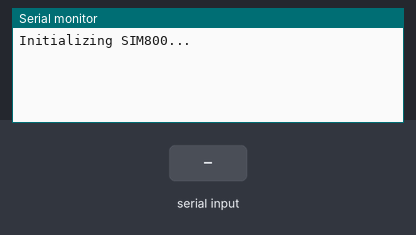
Bench run of a sketch on a simulated Arduino Uno, built with avr-gcc and run on an emulated ATmega328P. Parts: the last lines printed to the serial monitor. Inputs (shaded band) come from the test bench. The modem accepts every AT command (registered, SIM ready, sends succeed) and sends nothing else.

Above: at 18.7 s.
18.8 s: "+HTTPACTION:" received over the second serial link
At 20.5 s:
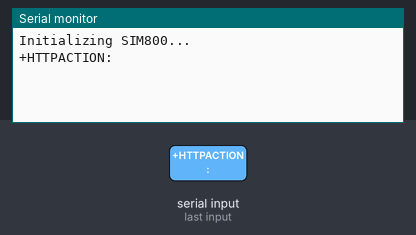
21.0 s: "1" received over the second serial link
At 23.0 s:
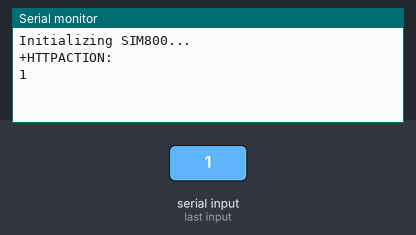

The sketch:

firebase_v2_2.ino
```cpp
#include <SoftwareSerial.h>

#define rxPin 2
#define txPin 3
SoftwareSerial SIM800(rxPin, txPin);

const String APN = "internet";
const String USER = "";
const String PASS = "";

const String FIREBASE_HOST = "https://deneme-744b8-default-rtdb.europe-west1.firebasedatabase.app/";
const String FIREBASE_SECRET = "upzBi8Yn1CgKyOOVvbdIJbS7QHliGw3H8s7rJ5Ji";
const String FIREBASE_KEY = "my_firebase_key";  // Sabit anahtar

#define USE_SSL true
#define DELAY_MS 500

void init_gsm();
void gprs_connect();
boolean gprs_disconnect();
boolean is_gprs_connected();
void post_to_firebase(float temperature, float humidity);
boolean waitResponse(String expected_answer = "OK", unsigned int timeout = 2000);

void setup() {
  Serial.begin(9600);
  SIM800.begin(9600);
  Serial.println("Initializing SIM800...");
  init_gsm();
}

void loop() {
  // Sabit anahtarın altına rastgele değerler eklemek yerine, her seferinde belirli değerleri güncelleyin
  float temperature = 25.5;
  float humidity = 60.0;
  post_to_firebase(temperature, humidity);
  delay(1000);
}

void post_to_firebase(float temperature, float humidity) {
  SIM800.println("AT+HTTPINIT");
  waitResponse();
  delay(DELAY_MS);
  if (USE_SSL) {
    SIM800.println("AT+HTTPSSL=1");
    waitResponse();
    delay(DELAY_MS);
  }
  SIM800.println("AT+HTTPPARA=\"CID\",1");
  waitResponse();
  delay(DELAY_MS);

  // Firebase anahtarını ve verileri gönderin
  String data = "{\"temperature\":" + String(temperature) + ",\"humidity\":" + String(humidity) + "}";
  SIM800.println("AT+HTTPPARA=\"URL\"," + FIREBASE_HOST + FIREBASE_KEY + ".json?auth=" + FIREBASE_SECRET);
  waitResponse();
  delay(DELAY_MS);
  SIM800.println("AT+HTTPPARA=\"REDIR\",1");
  waitResponse();
  delay(DELAY_MS);
  SIM800.println("AT+HTTPPARA=\"CONTENT\",\"application/json\"");
  waitResponse();
  delay(DELAY_MS);
  SIM800.println("AT+HTTPDATA=" + String(data.length()) + ",10000");
  waitResponse("DOWNLOAD");
  SIM800.println(data);
  waitResponse();
  delay(DELAY_MS);
  SIM800.println("AT+HTTPACTION=1");

  for (uint32_t start = millis(); millis() - start < 20000;) {
    while (!SIM800.available());
    String response = SIM800.readString();
    if (response.indexOf("+HTTPACTION:") > 0) {
      Serial.println(response);
      break;
    }
  }
  delay(DELAY_MS);
  SIM800.println("AT+HTTPREAD");

  // Sabit anahtar ve verilerin gönderildiği JSON yapısını oluşturun
  String httpReadResponse = "+HTTPREAD: 31\n{\"name\":\"" + FIREBASE_KEY + "\",\"data\":" + data + "}";
  Serial.println(httpReadResponse);
  SIM800.println("AT+HTTPTERM");

  waitResponse("OK", 1000);
  delay(DELAY_MS);

}

void init_gsm() {
  SIM800.println("AT");
  waitResponse();
  delay(DELAY_MS);
  SIM800.println("AT+CPIN?");
  waitResponse("+CPIN: READY");
  delay(DELAY_MS);
  SIM800.println("AT+CFUN=1");
  waitResponse();
  delay(DELAY_MS);
  SIM800.println("AT+CMEE=2");
  waitResponse();
  delay(DELAY_MS);
  SIM800.println("AT+CBATCHK=1");
  waitResponse();
  delay(DELAY_MS);
  SIM800.println("AT+CREG?");
  waitResponse("+CREG: 0,");
  delay(DELAY_MS);
  SIM800.print("AT+CMGF=1\r");
  waitResponse("OK");
  delay(DELAY_MS);
}

void gprs_connect() {
  SIM800.println("AT+SAPBR=0,1");
  waitResponse("OK", 60000);
  delay(DELAY_MS);
  SIM800.println("AT+SAPBR=3,1,\"Contype\",\"GPRS\"");
  waitResponse();
  delay(DELAY_MS);
  SIM800.println("AT+SAPBR=3,1,\"APN\"," + APN);
  waitResponse();
  delay(DELAY_MS);
  if (USER != "") {
    SIM800.println("AT+SAPBR=3,1,\"USER\"," + USER);
    waitResponse();
    delay(DELAY_MS);
  }
  if (PASS != "") {
    SIM800.println("AT+SAPBR=3,1,\"PASS\"," + PASS);
    waitResponse();
    delay(DELAY_MS);
  }
  SIM800.println("AT+SAPBR=1,1");
  waitResponse("OK", 30000);
  delay(DELAY_MS);
  SIM800.println("AT+SAPBR=2,1");
  waitResponse("OK");
  delay(DELAY_MS);
}

boolean gprs_disconnect() {
  SIM800.println("AT+CGATT=0");
  waitResponse("OK", 60000);
  return true;
}

boolean is_gprs_connected() {
  SIM800.println("AT+CGATT?");
  if (waitResponse("+CGATT: 1", 6000) == 1) {
    return false;
  }
  return true;
}

boolean waitResponse(String expected_answer, unsigned int timeout) {
  uint8_t x = 0, answer = 0;
  String response;
  unsigned long previous;
  while (SIM800.available() > 0) SIM800.read();
  previous = millis();
  do {
    if (SIM800.available() != 0) {
      char c = SIM800.read();
      response.concat(c);
      x++;
      if (response.indexOf(expected_answer) > 0) {
        answer = 1;
      }
    }
  } while ((answer == 0) && ((millis() - previous) < timeout));
  Serial.println(response);
  return answer;
}
```

Measured:
- after the input at 18.8 s, the serial monitor: prints a new line after 0.79 s (image 1)
- after the input at 21.0 s, the serial monitor: prints a new line after 1.1 s (image 2)
